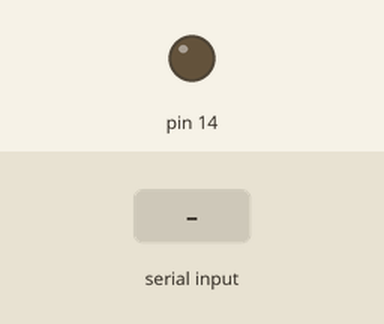
Bench run of a sketch on a simulated Arduino Uno, built with avr-gcc and run on an emulated ATmega328P. Shown: output pins drawn as LEDs (lit = HIGH). Inputs (shaded band) come from the test bench.

Above: at 1.2 s.
1.3 s: "90,45\n" received over Serial
4.3 s: "30,150\n" received over Serial
At 4.5 s:
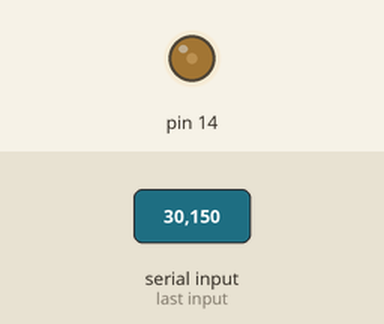
7.3 s: "200\n" received over Serial
Timing chart, 0 to 10.7 s (numbered marks = the images above; inputs shaded):
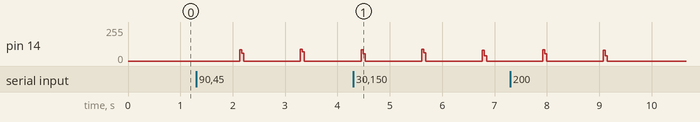

Measured:
- after the input at 4.3 s, pin 14: ramps from 88/255 to 0/255 and jumps back, once every 1.2 s

The sketch:

ir_transerialfix.ino
```cpp
int num;

int x[3];
void setup()
{
  Serial.begin(9600);
  pinMode(14,OUTPUT);
}
void loop()
{

if(Serial.available()>0)
 {
  for(int i=0;i<3;i++)
  {
    x[i]=Serial.read()-48;
    delay(30);
  }
  int dat=(x[0]*100)+(x[1]*10)+(x[2]);
  convert(dat);
  convert(dat);
  convert(dat);
 }
   delay(1000);
}
  void sendCode(int number)
{
  for(int i=0;i<number;i++)
  {
    digitalWrite(14,HIGH);
    delayMicroseconds(13);
    digitalWrite(14,LOW);
    delayMicroseconds(12);
  }
  delayMicroseconds(600);
}
void convert(int value)
{
  sendCode(96);
  for(int i=0;i<12;i++)
  {
    int val=value%2;
    value = value/2;
    if(val==1)
    sendCode(48);
    else
    sendCode(24);
  }
}
```
